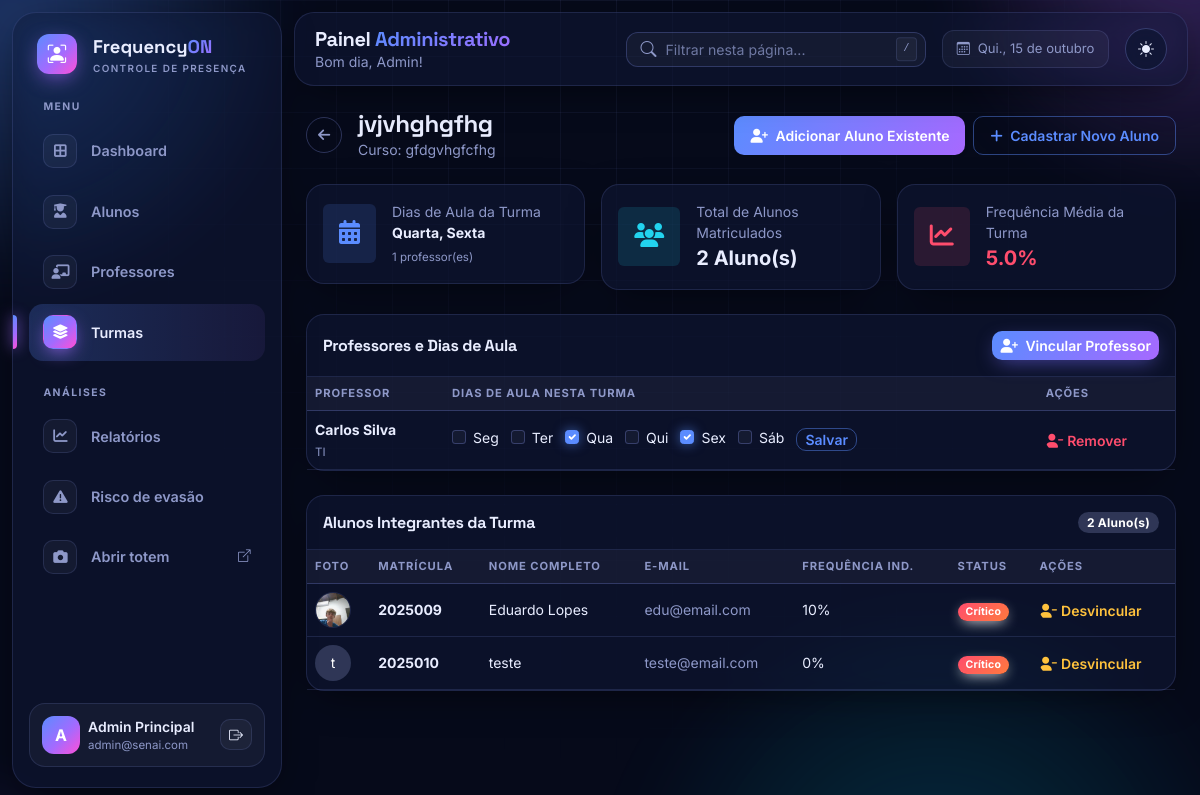
The page /admin/turmas/2 (signed in) on the database as committed earlier.
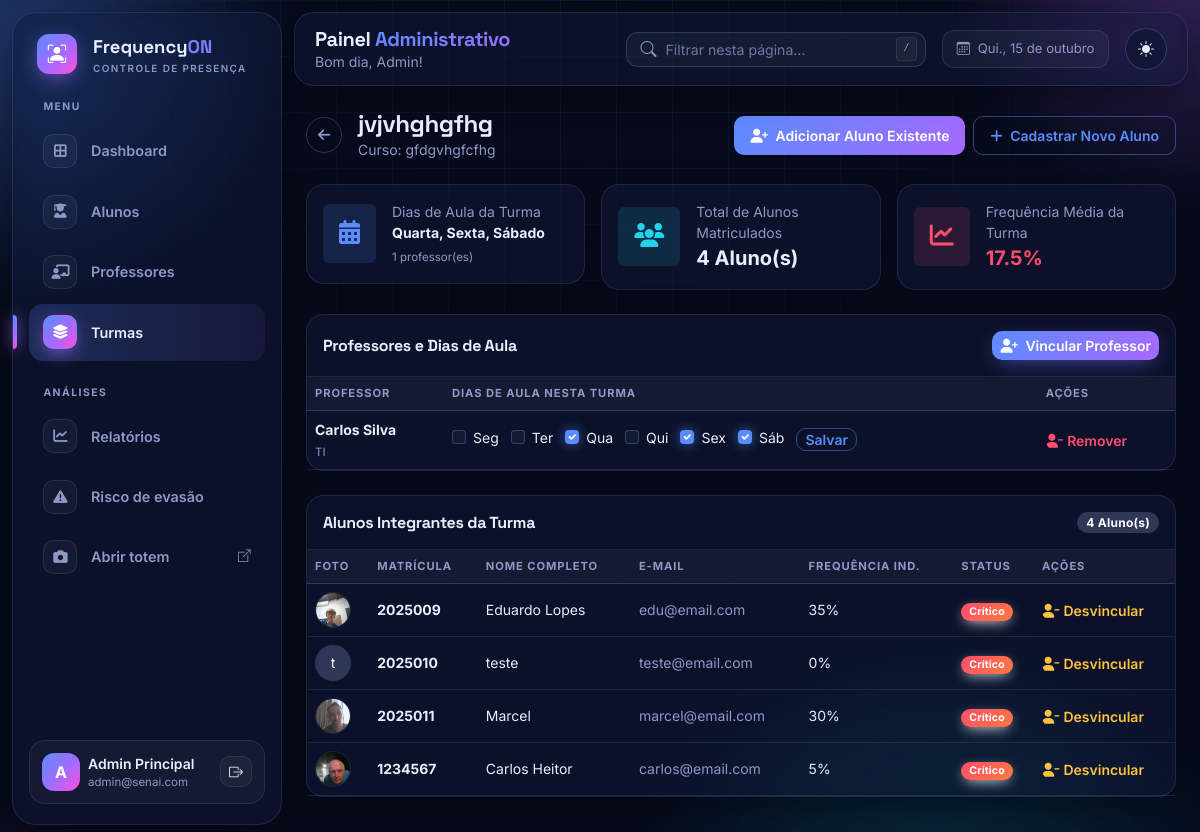
The same page on the database as committed later.
### database.py (models this page shows, shortened)
class ProfessorTurma(db.Model):
    __tablename__ = "professor_turma"
    professor_id = db.Column(db.Integer, db.ForeignKey("professores.id"), primary_key=True)
    turma_id = db.Column(db.Integer, db.ForeignKey("turmas.id"), primary_key=True)
    dias = db.Column(db.String(20), nullable=False, default="")   # ex: "1,3" = terça e quinta
    professor = db.relationship("Professor", back_populates="vinculos")
    turma = db.relationship("Turma", back_populates="vinculos")
    @property
    def dias_semana(self):
        return tuple(int(d) for d in self.dias.split(",") if d.strip().isdigit())

class UsuarioMixin:
    def set_senha(self, senha):
        self.senha_hash = generate_password_hash(senha)
    def check_senha(self, senha):
        return check_password_hash(self.senha_hash, senha)

class Professor(UsuarioMixin, db.Model):
    __tablename__ = "professores"
    id = db.Column(db.Integer, primary_key=True)
    nome = db.Column(db.String(120), nullable=False)
    email = db.Column(db.String(120), unique=True, nullable=False)
    senha_hash = db.Column(db.String(255), nullable=False)
    departamento = db.Column(db.String(120))
    foto = db.Column(db.String(255))
    vinculos = db.relationship("ProfessorTurma", back_populates="professor",
                               cascade="all, delete-orphan")

class Aluno(UsuarioMixin, db.Model):
    __tablename__ = "alunos"
    id = db.Column(db.Integer, primary_key=True)
    nome = db.Column(db.String(120), nullable=False)
    email = db.Column(db.String(120))
    matricula = db.Column(db.String(30), unique=True, nullable=False, index=True)
    numero_chamada = db.Column(db.Integer)
    senha_hash = db.Column(db.String(255), nullable=False)
    foto = db.Column(db.String(255))            # URL da foto (ex: /static/uploads/...)
    face_encoding = db.Column(db.LargeBinary)   # 128 floats (float64) do rosto
    turma_id = db.Column(db.Integer, db.ForeignKey("turmas.id"))
    turma = db.relationship("Turma", back_populates="alunos")
    presencas = db.relationship("Presenca", cascade="all, delete-orphan", backref="aluno")
    justificativas = db.relationship("Justificativa", cascade="all, delete-orphan", backref="aluno",
                                     order_by="Justificativa.data.desc()")
    @property
    def frequencia(self):
        if not self.turma_id:
            return 0
        dias_aula = self.turma.dias_aula
        if not dias_aula:
            return 0
        dias = (db.session.query(func.count(func.distinct(Presenca.data)))
                .join(Aluno, Presenca.aluno_id == Aluno.id)
                .filter(Aluno.turma_id == self.turma_id,
                        filtro_dias_aula(Presenca.data, dias_aula))
                .scalar())
        if not dias:
            return 0
        ok = (db.session.query(func.count(Presenca.id))
              .filter(
                  Presenca.aluno_id == self.id,
                  Presenca.status.in_(("presente", "atraso")),
                  filtro_dias_aula(Presenca.data, dias_aula)
              )
              .scalar())
        return min(100, round(ok * 100 / (dias * AULAS_POR_DIA)))

### rotas/admin.py (the view)
@admin.route("/turmas/<int:id>")
@requer("admin")
def detalhes_turma(id):
    turma = db.get_or_404(Turma, id)
    vinculados = {v.professor_id for v in turma.vinculos}
    return render_template("admin/detalhes_turma.html", turma=turma,
                           alunos_sem_turma=Aluno.query.filter_by(turma_id=None).all(),
                           professores_disponiveis=[p for p in Professor.query.order_by(Professor.nome)
                                                    if p.id not in vinculados],
                           dias_opcoes=[(d, NOMES_DIAS[d]) for d in DIAS_SELECIONAVEIS])

### database.py (called while the page is built)
def filtro_dias_aula(coluna, dias):
    return func.strftime("%w", coluna).in_([str((d + 1) % 7) for d in dias])

    @property
    def dias_aula(self):
        return tuple(sorted({d for v in self.vinculos for d in v.dias_semana}))

    @property
    def dias_aula_nomes(self):
        return ", ".join(NOMES_DIAS[d] for d in self.dias_aula) or "Nenhum dia definido"

    @property
    def frequencia_media(self):
        v = [a.frequencia for a in self.alunos]
        return round(sum(v) / len(v), 1) if v else 0

### rotas/comum.py (called while the page is built)
def usuario_atual():
    tipo, uid = session.get("tipo"), session.get("uid")
    modelo = {"admin": Admin, "professor": Professor, "aluno": Aluno}.get(tipo)
    return db.session.get(modelo, uid) if modelo and uid else None

def requer(tipo):
    def deco(f):
        @wraps(f)
        def wrapper(*a, **kw):
            if session.get("tipo") != tipo or not usuario_atual():
                return redirect(url_for({"admin": "login_admin", "professor": "login_professor"}
                                        .get(tipo, "login_aluno")))
            return f(*a, **kw)
        return wrapper
    return deco

### templates/admin/detalhes_turma.html (shortened to what the changed rows need)
{% extends 'admin/base.html' %}
{% block content %}
<div class="d-flex align-items-center justify-content-between mb-4">
    <div class="d-flex align-items-center gap-3">
        <div>
            <h1 class="h4 fw-bold text-dark mb-0">{{ turma.nome }}</h1>
        </div>
    </div>
</div>
<div class="row g-3 mb-4">
    <div class="col-md-4">
        <div class="card border-0 shadow-sm rounded-3">
            <div class="card-body p-3 d-flex align-items-center gap-3">
                <div>
                    <span class="text-muted small d-block">Dias de Aula da Turma</span>
                    <strong class="text-dark small d-block">{{ turma.dias_aula_nomes }}</strong>
                    <span class="text-muted texto-mini">{{ turma.vinculos|length }} professor(es)</span>
                </div>
            </div>
        </div>
    </div>
    <div class="col-md-4">
        <div class="card border-0 shadow-sm rounded-3">
            <div class="card-body p-3 d-flex align-items-center gap-3">
                <div>
                    <span class="text-muted small d-block">Total de Alunos Matriculados</span>
                    <strong class="fs-5 text-dark d-block">{{ turma.alunos|length }} Aluno(s)</strong>
                </div>
            </div>
        </div>
    </div>
    <div class="col-md-4">
        <div class="card border-0 shadow-sm rounded-3">
            <div class="card-body p-3 d-flex align-items-center gap-3">
                <div>
                    <span class="text-muted small d-block">Frequência Média da Turma</span>
                    <strong class="fs-5 {% if turma.frequencia_media < 75 %}text-danger{% else %}text-success{% endif %} d-block">
                        {{ turma.frequencia_media }}%
                    </strong>
                </div>
            </div>
        </div>
    </div>
</div>
<div class="card border-0 shadow-sm rounded-3 mb-4">
    <div class="card-body p-0">
        <div class="table-responsive">
            <table class="table align-middle mb-0">
                <thead class="table-light small">
                    <tr>
                        <th>Professor</th>
                        <th>Dias de aula nesta turma</th>
                        <th>Ações</th>
                    </tr>
                </thead>
                <tbody class="small">
                    {% for v in turma.vinculos|sort(attribute='professor.nome') %}
                    <tr>
                        <td>
                            <strong class="d-block">{{ v.professor.nome }}</strong>
                            <span class="text-muted texto-mini">{{ v.professor.departamento or '-' }}</span>
                        </td>
                        <td>
                            <form method="POST" action="{{ url_for('admin.dias_professor_turma', turma_id=turma.id, professor_id=v.professor_id) }}" class="d-flex align-items-center gap-2 flex-wrap">
                                {% for d, nome in dias_opcoes %}
                                <div class="form-check form-check-inline me-1">
                                    <input class="form-check-input" type="checkbox" name="dias" value="{{ d }}" id="d{{ v.professor_id }}_{{ d }}" {% if d in v.dias_semana %}checked{% endif %}>
                                    <label class="form-check-label" for="d{{ v.professor_id }}_{{ d }}">{{ nome[:3] }}</label>
                                </div>
                                {% endfor %}
                                <button type="submit" class="btn btn-outline-primary btn-sm py-0">Salvar</button>
                            </form>
                        </td>
                        <td>
                            <form class="d-inline" method="POST" action="{{ url_for('admin.desvincular_professor', turma_id=turma.id, professor_id=v.professor_id) }}" onsubmit="return confirm('Remover este professor da turma?');">
                                <button type="submit" class="btn btn-sm btn-link text-danger p-0 border-0 fw-semibold text-decoration-none">
                                    <i class="fa-solid fa-user-minus me-1"></i>Remover
                                </button>
                            </form>
                        </td>
                    </tr>
                    {% else %}
                    <tr><td colspan="3" class="text-center text-muted py-3">Nenhum professor vinculado a esta turma.</td></tr>
                    {% endfor %}
                </tbody>
            </table>
        </div>
    </div>
</div>
<div class="card border-0 shadow-sm rounded-3">
    <div class="card-body p-0">
        <div class="p-3 border-bottom d-flex align-items-center justify-content-between">
            <h6 class="fw-bold text-dark mb-0">Alunos Integrantes da Turma</h6>
            <span class="badge bg-secondary small">{{ turma.alunos|length }} Aluno(s)</span>
        </div>
        <div class="table-responsive">
            <table class="table table-hover align-middle mb-0">
                <thead class="table-light small">
                    <tr>
                        <th>Foto</th>
                        <th>Matrícula</th>
                        <th>Nome Completo</th>
                        <th>E-mail</th>
                        <th>Frequência Ind.</th>
                        <th>Status</th>
                        <th>Ações</th>
                    </tr>
                </thead>
                <tbody class="small">
                    {% for aluno in turma.alunos %}
                    <tr>
                        <td>
                            {% if aluno.foto %}
                                <img src="{{ aluno.foto }}" alt="{{ aluno.nome }}" class="rounded-circle border object-fit-cover quadrado-36">
                            {% else %}
                                <div class="avatar-initial rounded-circle bg-secondary text-white d-flex align-items-center justify-content-center quadrado-36">
                                    {{ aluno.nome[0] if aluno.nome else 'A' }}
                                </div>
                            {% endif %}
                        </td>
                        <td class="fw-bold">{{ aluno.matricula }}</td>
                        <td>{{ aluno.nome }}</td>
                        <td class="text-muted">{{ aluno.email or '-' }}</td>
                        <td>{{ aluno.frequencia }}%</td>
                        <td>
                            <span class="badge {% if aluno.frequencia < 75 %}bg-danger{% else %}bg-success{% endif %}">
                                {% if aluno.frequencia < 75 %}Crítico{% else %}Regular{% endif %}
                            </span>
                        </td>
                        <td>
                            <form class="d-inline" method="POST" action="{{ url_for('admin.desvincular_aluno', aluno_id=aluno.id) }}">
                                <button type="submit" class="btn btn-sm btn-link text-warning p-0 border-0 fw-semibold text-decoration-none">
                                    <i class="fa-solid fa-user-minus me-1"></i>Desvincular
                                </button>
                            </form>
                        </td>
                    </tr>
                    {% endfor %}
                </tbody>
            </table>
        </div>
    </div>
</div>
{% endblock %}

Rows that differ between the two databases and show on the page:
changed ProfessorTurma "Carlos Silva": dias_aula_nomes "Quarta, Sexta" → "Quarta, Sexta, Sábado"; frequencia_media "5.0" → "17.5"; dias "☐" → "☑"
changed through a linked row, Aluno "Eduardo Lopes": frequencia "10" → "35"
added Aluno: foto (picture), matricula "2025011", nome "Marcel", email "marcel@email.com", frequencia "30", shows "Crítico"
added Aluno: foto (picture), matricula "1234567", nome "Carlos Heitor", email "carlos@email.com", frequencia "5", shows "Crítico"
Other text that changed with them:
{{ turma.alunos|length }}: "2" → "4"
